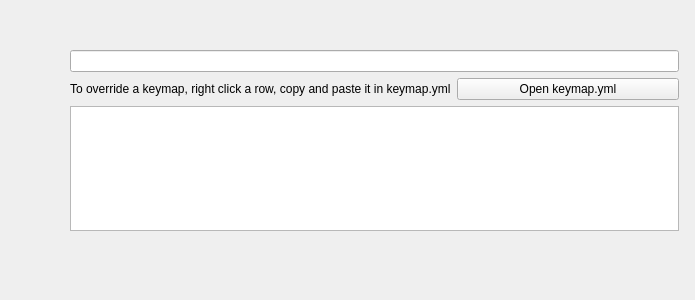
<?xml version="1.0" encoding="UTF-8"?>
<ui version="4.0">
 <class>KeymapConfigView</class>
 <widget class="QWidget" name="KeymapConfigView">
  <property name="geometry">
   <rect>
    <x>0</x>
    <y>0</y>
    <width>695</width>
    <height>300</height>
   </rect>
  </property>
  <property name="windowTitle">
   <string>Form</string>
  </property>
  <widget class="QWidget" name="verticalLayoutWidget">
   <property name="geometry">
    <rect>
     <x>70</x>
     <y>50</y>
     <width>609</width>
     <height>181</height>
    </rect>
   </property>
   <layout class="QVBoxLayout" name="rootLayout">
    <item>
     <widget class="QLineEdit" name="filterLine"/>
    </item>
    <item>
     <layout class="QHBoxLayout" name="horizontalLayout">
      <item>
       <widget class="QLabel" name="label">
        <property name="text">
         <string>To override a keymap, right click a row, copy and paste it in keymap.yml</string>
        </property>
       </widget>
      </item>
      <item>
       <widget class="QPushButton" name="openKeymapFileButton">
        <property name="text">
         <string>Open keymap.yml</string>
        </property>
       </widget>
      </item>
     </layout>
    </item>
    <item>
     <widget class="QTableWidget" name="keymapTable">
      <property name="editTriggers">
       <set>QAbstractItemView::NoEditTriggers</set>
      </property>
      <property name="selectionMode">
       <enum>QAbstractItemView::SingleSelection</enum>
      </property>
      <property name="selectionBehavior">
       <enum>QAbstractItemView::SelectRows</enum>
      </property>
      <attribute name="horizontalHeaderVisible">
       <bool>true</bool>
      </attribute>
      <attribute name="horizontalHeaderShowSortIndicator" stdset="0">
       <bool>true</bool>
      </attribute>
      <attribute name="horizontalHeaderStretchLastSection">
       <bool>true</bool>
      </attribute>
      <attribute name="verticalHeaderVisible">
       <bool>false</bool>
      </attribute>
     </widget>
    </item>
   </layout>
  </widget>
 </widget>
 <resources/>
 <connections/>
</ui>
